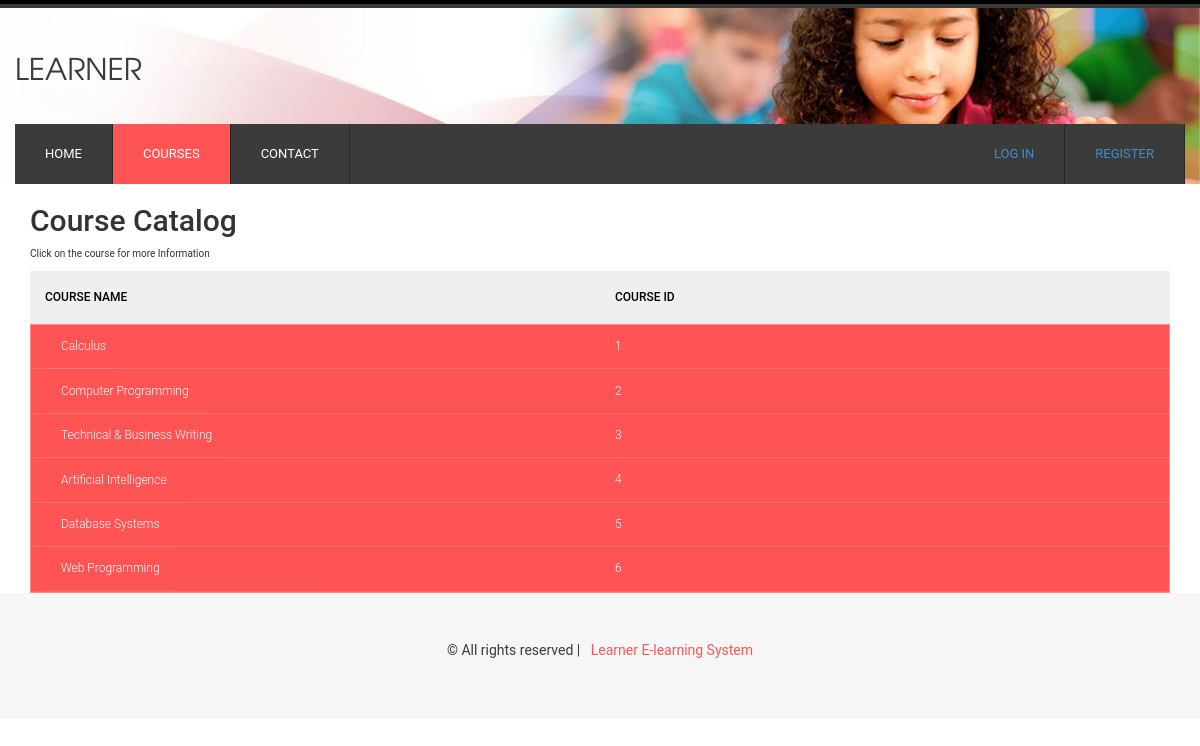
Screenshot of /web/courses.php with the database file from the repository.
### tables this page shows
CREATE TABLE `courses` (
  `c_id` int(2) NOT NULL,
  `Course_Instructor_ID` int(2) DEFAULT NULL,
  `Course_name` varchar(40) DEFAULT NULL,
  `Course_desp` text,
  `link` text NOT NULL
);

### connect.php (called while the page is built, shortened)
<?php
	function query($conn, $query) {
		$res = mysqli_query($conn, $query);
		return $res;
	}
 ?>

### web/courses.php (the view, shortened to what this page needs)
<!DOCTYPE HTML>
<html>
<head>
<link href="css/bootstrap.min.css" rel='stylesheet' type='text/css' />
<link href="css/bootstrap.css" rel='stylesheet' type='text/css' />
<link href="css/style.css" rel="stylesheet" type="text/css" media="all" />
<link rel="stylesheet" href="fonts/css/font-awesome.min.css">
</head>
<body>
<div class="header_bg1">
<div class="container">
	<div class="row header">
		<div class="logo navbar-left">
			<h1><a href="index.php">Learner </a></h1>
		</div>
		<div class="clearfix"></div>
	</div>
	<div class="row h_menu">
		<nav class="navbar navbar-default navbar-left" role="navigation">
		   <div class="collapse navbar-collapse" id="bs-example-navbar-collapse-1">
		      <ul class="nav navbar-nav">
		        <li><a href="index.php">Home</a></li>
		        <li class="active"><a href="courses.php">Courses</a></li>
		        <li><a href="contact.html">Contact</a></li>
		      </ul>
		    </div>
		</nav>
		<div class="collapse navbar-collapse">
			<ul class="nav navbar-nav navbar-right">
				<li><a href="/project/LoginRegistrationForm/#tologin">Log In</a></li>
				<li><a href="/project/LoginRegistrationForm/#toregister">Register</a></li>
			</ul>
		</div>
	</div>
</div>
</div>
<div class="container">
  <h2>Course Catalog</h2>
  <p>Click on the course for more Information</p>
  <div class="tbl-header"">
   <table cellpadding="0" cellspacing="0" border="0">
    <thead>
      <tr class='h3'>
        <th>Course Name</th>
        <th>Course ID</th>
      </tr>
    </thead>
    </table>
  </div>
  <div class="tbl-content">
    <table cellpadding="0" cellspacing="0" border="0">
    <tbody>
      <tr>
      	<?php
			require('../connect.php');
			$con = connect();
			$query = "SELECT Course_name, c_id FROM courses";
			$res = query($con, $query);
			while (($row = mysqli_fetch_array($res)) != NULL) {
				echo "<tr class='info h4'>";
				echo "<td>";
				$str1 = "<a id='table-a'  href='course_details.php?id=".$row[1]."'>".$row[0]."</a>";
				echo $str1."</td>";
				echo "<td>".$row[1]."</td></tr>";
			}
		?>
      </tr>
    </tbody>
  </table>
  </div>
</div>
<div class="footer_bg">
	<div class="container">
		<div class="row  footer">
			<div class="copy text-center">
				<p class="link"><span>&#169; All rights reserved | &nbsp;<a href="#"> Learner E-learning System</a></span></p>
			</div>
		</div>
	</div>
</div>
</body>
</html>

### web/css/style.css (style rules this page uses)
body { font-family: 'open_sansregular'; background:#ffffff; font-size: 100%; }
.header_bg1 { border-top:8px groove #3b3b3b; background: url('../images/slider_bg.jpg') no-repeat left; background-size: 100%; }
.header { padding: 2% 0; }
.logo h1 a { font-size: 1em; text-transform: uppercase; color: #3B3B3B; text-decoration: none; font-family: 'texgyreadventorregular'; }
.h_menu { padding: 0; background: #3B3B3B; }
.navbar { position: relative; min-height: 60px; margin-bottom: 0px; border: none; }
.navbar-default .navbar-collapse, .navbar-default .navbar-form { background: #3B3B3B; color: #ffffff; padding: 0; }
.navbar-default .navbar-nav > .active > a,.navbar-default .navbar-nav>li>a:hover,.navbar-default .navbar-nav > .active > a, .navbar-default .navbar-nav > .active > a:hover { background: #FF5454; color: #ffffff; }
.navbar-default .navbar-nav > li > a { color: #fff; -webkit-transition: all 0.3s ease-in-out; -moz-transition: all 0.3s ease-in-out; -o-transition: all 0.3s ease-in-out; transition: all 0.3s ease-in-out; }
.nav > li { border-right: 1px solid rgb(39, 37, 37); }
.nav > li > a { font-size: 13px; padding: 20px 30px; text-transform: uppercase; }
.footer_bg { background: #f6f6f6; }
.footer { padding: 4%; }
.copy p { color: #3b3b3b; font-size: 14px; line-height: 1.8em; }
.copy p a { color:#ff5454; -webkit-transition: all 0.3s ease-in-out; -moz-transition: all 0.3s ease-in-out; -o-transition: all 0.3s ease-in-out; transition: all 0.3s ease-in-out; }

### web/courses.php (style rules this page uses)
h1 { font-size: 30px; color: #fff; text-transform: uppercase; font-weight: 300; text-align: center; margin-bottom: 15px; }
table { width:100%; table-layout: fixed; }
.tbl-header { background-color: rgba(204, 197, 197,0.3); }
.tbl-content { background: -webkit-linear-gradient(left, #ff5454, #FF5456); background: linear-gradient(to right, #FF5454, #FF5456); overflow-x:auto; margin-top: 0px; border: 1px solid rgba(255,255,255,0.3); }
th { padding: 20px 15px; text-align: left; font-weight: 500; font-size: 12px; color: black; text-transform: uppercase; }
td, #table-a { padding: 15px; text-align: left; vertical-align:middle; font-weight: 300; font-size: 12px; color: #fff; border-bottom: solid 1px rgba(255,255,255,0.1); }
body { font-family: 'Roboto', sans-serif; }

### rows the page displays
courses: Course_name "Calculus", c_id "1"
courses: Course_name "Computer Programming", c_id "2"
courses: Course_name "Technical & Business Writing", c_id "3"
courses: Course_name "Artificial Intelligence", c_id "4"
courses: Course_name "Database Systems", c_id "5"
courses: Course_name "Web Programming", c_id "6"
